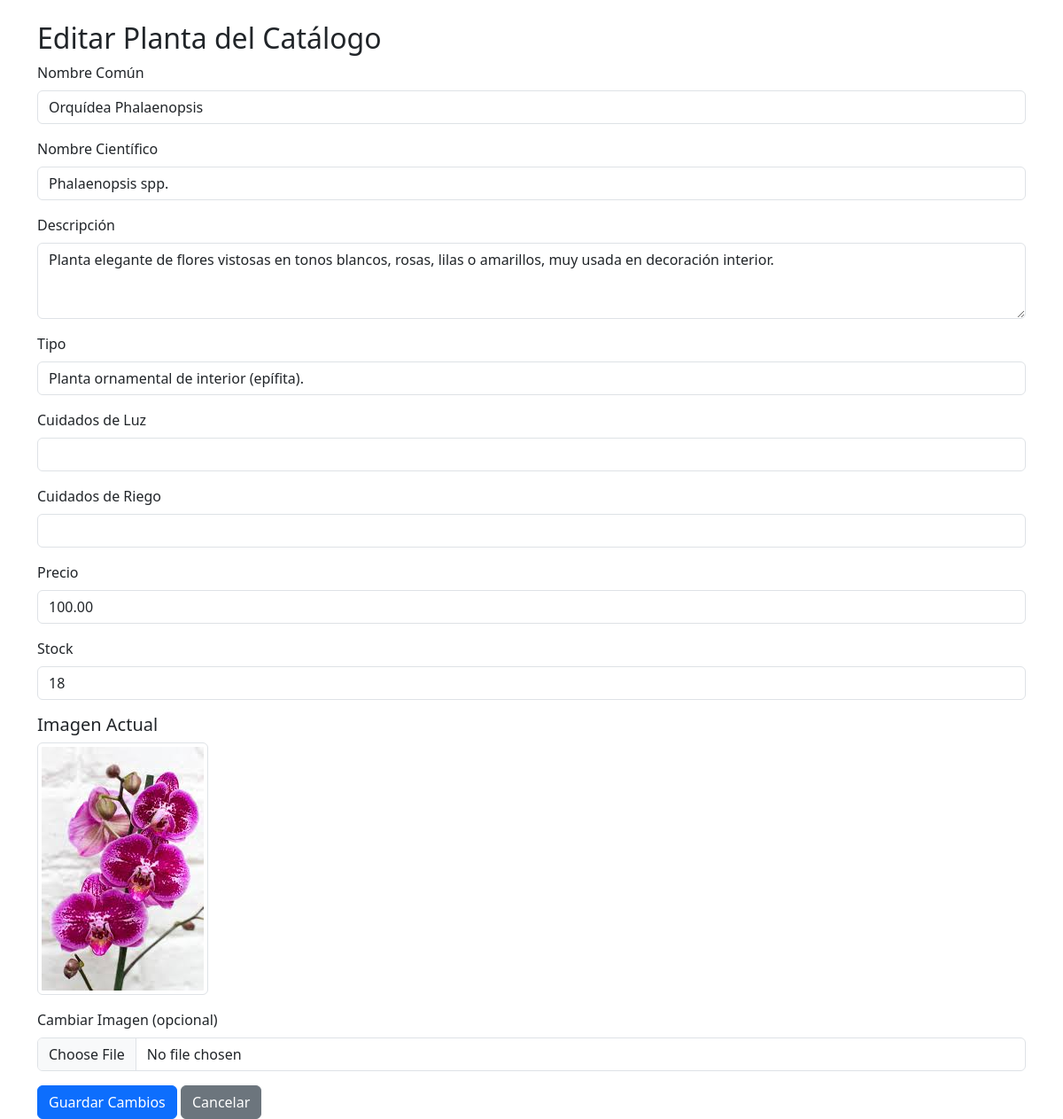
Screenshot of /admin/editar_planta.php?id=5 (signed in) with the database file from the repository.
### tables this page shows
CREATE TABLE `plantas` (
  `id` int(11) NOT NULL,
  `nombre_comun` varchar(100) NOT NULL,
  `nombre_cientifico` varchar(100) DEFAULT NULL,
  `descripcion` text DEFAULT NULL,
  `tipo` varchar(50) DEFAULT NULL,
  `cuidados_luz` varchar(100) DEFAULT NULL,
  `cuidados_riego` varchar(100) DEFAULT NULL,
  `precio` decimal(10,2) NOT NULL DEFAULT 0.00,
  `stock` int(11) NOT NULL DEFAULT 0,
  `imagen_url` varchar(255) DEFAULT NULL
);

### models/Planta.php (called while the page is built, shortened)
<?php
class Planta {
    private $conn;
    private $table_name = "plantas";
    public $id;
    public function __construct($db) {
        $this->conn = $db;
    }
    function leerUno() {
        $query = "SELECT * FROM " . $this->table_name . " WHERE id = ? LIMIT 1";
        $stmt = $this->conn->prepare($query);
        $stmt->bindParam(1, $this->id);
        $stmt->execute();
        $row = $stmt->fetch(PDO::FETCH_ASSOC);
        if($row) {
            $this->nombre_comun = $row['nombre_comun'];
            $this->nombre_cientifico = $row['nombre_cientifico'];
            $this->descripcion = $row['descripcion'];
            $this->tipo = $row['tipo'];
            $this->cuidados_luz = $row['cuidados_luz'];
            $this->cuidados_riego = $row['cuidados_riego'];
            $this->precio = $row['precio'];
            $this->stock = $row['stock'];
            $this->imagen_url = $row['imagen_url'];
        }
    }
}
?>

### admin/editar_planta.php (the view, shortened to what this page needs)
<?php
include_once '../models/Planta.php';
$database = new Database();
$db = $database->connect();
$planta = new Planta($db);
if ($_SERVER["REQUEST_METHOD"] == "POST") {
    $imagen_url_db = $_POST['imagen_actual'];
    if (isset($_FILES["imagen"]) && $_FILES["imagen"]["error"] == 0) {
        $target_dir = "../uploads/";
        $image_name = uniqid() . '_' . basename($_FILES["imagen"]["name"]);
        $target_file = $target_dir . $image_name;
        if (move_uploaded_file($_FILES["imagen"]["tmp_name"], $target_file)) {
            $imagen_url_db = "uploads/" . $image_name;
            if (!empty($_POST['imagen_actual'])) {
                unlink('../' . $_POST['imagen_actual']);
            }
        }
    }
    $planta->id = $_POST['id'];
    $planta->nombre_comun = $_POST['nombre_comun'];
    $planta->nombre_cientifico = $_POST['nombre_cientifico'];
    $planta->descripcion = $_POST['descripcion'];
    $planta->tipo = $_POST['tipo'];
    $planta->cuidados_luz = $_POST['cuidados_luz'];
    $planta->cuidados_riego = $_POST['cuidados_riego'];
    $planta->precio = $_POST['precio'];
    $planta->stock = $_POST['stock'];
    $planta->imagen_url = $imagen_url_db;
    if ($planta->actualizar()) {
        header("Location: dashboard.php");
        exit();
    } else {
        $error_message = "No se pudo actualizar la planta.";
    }
}
else if (isset($_GET['id'])) {
    $planta->id = $_GET['id'];
    $planta->leerUno();
} else {
    header("Location: dashboard.php");
    exit();
}
?>
<!DOCTYPE html>
<html lang="es">
<head>
    <link href="https://cdn.jsdelivr.net/npm/bootstrap@5.3.2/dist/css/bootstrap.min.css" rel="stylesheet">
</head>
<body>
    <div class="container mt-4">
        <h2>Editar Planta del Catálogo</h2>
        <form action="editar_planta.php" method="POST" enctype="multipart/form-data">
            <div class="mb-3">
                <label for="nombre_comun" class="form-label">Nombre Común</label>
                <input type="text" class="form-control" id="nombre_comun" name="nombre_comun" value="<?php echo htmlspecialchars($planta->nombre_comun); ?>" required>
            </div>
            <div class="mb-3">
                <label for="nombre_cientifico" class="form-label">Nombre Científico</label>
                <input type="text" class="form-control" id="nombre_cientifico" name="nombre_cientifico" value="<?php echo htmlspecialchars($planta->nombre_cientifico); ?>">
            </div>
            <div class="mb-3">
                <label for="descripcion" class="form-label">Descripción</label>
                <textarea class="form-control" id="descripcion" name="descripcion" rows="3"><?php echo htmlspecialchars($planta->descripcion); ?></textarea>
            </div>
             <div class="mb-3">
                <label for="tipo" class="form-label">Tipo</label>
                <input type="text" class="form-control" id="tipo" name="tipo" value="<?php echo htmlspecialchars($planta->tipo); ?>" required>
            </div>
            <div class="mb-3">
                <label for="cuidados_luz" class="form-label">Cuidados de Luz</label>
                <input type="text" class="form-control" id="cuidados_luz" name="cuidados_luz" value="<?php echo htmlspecialchars($planta->cuidados_luz); ?>">
            </div>
            <div class="mb-3">
                <label for="cuidados_riego" class="form-label">Cuidados de Riego</label>
                <input type="text" class="form-control" id="cuidados_riego" name="cuidados_riego" value="<?php echo htmlspecialchars($planta->cuidados_riego); ?>">
            </div>
             <div class="mb-3">
                <label for="precio" class="form-label">Precio</label>
                <input type="number" step="0.01" class="form-control" id="precio" name="precio" value="<?php echo htmlspecialchars($planta->precio); ?>" required>
            </div>
             <div class="mb-3">
                <label for="stock" class="form-label">Stock</label>
                <input type="number" class="form-control" id="stock" name="stock" value="<?php echo htmlspecialchars($planta->stock); ?>" required>
            </div>
            <div class="mb-3">
                <h5>Imagen Actual</h5>
                <?php if(!empty($planta->imagen_url)): ?>
                    <img src="../<?php echo htmlspecialchars($planta->imagen_url); ?>" alt="Imagen actual" class="img-thumbnail" style="max-width: 200px;">
                <?php else: ?>
                    <p>No hay imagen asignada.</p>
                <?php endif; ?>
            </div>
             <div class="mb-3">
                <label for="imagen" class="form-label">Cambiar Imagen (opcional)</label>
                <input type="file" class="form-control" id="imagen" name="imagen">
            </div>
            <button type="submit" class="btn btn-primary">Guardar Cambios</button>
            <a href="dashboard.php" class="btn btn-secondary">Cancelar</a>
        </form>
    </div>
</body>
</html>

### rows the page displays
plantas: nombre_comun "Orquídea Phalaenopsis", nombre_cientifico "Phalaenopsis spp.", descripcion "Planta elegante de flores vistosas en tonos blancos, rosas, lilas o amarillos, muy usada en decoración interior.", tipo "Planta ornamental de interior (epífita).", precio "100.00", stock "18", imagen_url (picture)
